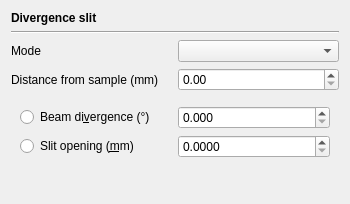
<?xml version="1.0" encoding="UTF-8"?>
<ui version="4.0">
 <class>OpticsConfigPageHslitForm</class>
 <widget class="QWidget" name="OpticsConfigPageHslitForm">
  <property name="geometry">
   <rect>
    <x>0</x>
    <y>0</y>
    <width>350</width>
    <height>204</height>
   </rect>
  </property>
  <property name="windowTitle">
   <string>Form</string>
  </property>
  <layout class="QGridLayout" name="gridLayout_2">
   <item row="2" column="1">
    <widget class="QComboBox" name="comboBoxMode">
     <property name="toolTip">
      <string>Slit mode</string>
     </property>
    </widget>
   </item>
   <item row="2" column="0">
    <widget class="QLabel" name="label_2">
     <property name="text">
      <string>Mode</string>
     </property>
    </widget>
   </item>
   <item row="4" column="0">
    <widget class="QLabel" name="label_3">
     <property name="text">
      <string>Distance from sample (mm)</string>
     </property>
    </widget>
   </item>
   <item row="1" column="0" colspan="2">
    <widget class="Line" name="line">
     <property name="orientation">
      <enum>Qt::Horizontal</enum>
     </property>
    </widget>
   </item>
   <item row="4" column="1">
    <widget class="QDoubleSpinBox" name="doubleSpinBoxHslitR">
     <property name="toolTip">
      <string>HSlitR</string>
     </property>
     <property name="maximum">
      <double>9999.000000000000000</double>
     </property>
    </widget>
   </item>
   <item row="0" column="0" colspan="2">
    <widget class="QLabel" name="label">
     <property name="font">
      <font>
       <weight>75</weight>
       <bold>true</bold>
      </font>
     </property>
     <property name="text">
      <string>Divergence slit</string>
     </property>
    </widget>
   </item>
   <item row="5" column="0" colspan="2">
    <widget class="QStackedWidget" name="stackedWidget">
     <widget class="QWidget" name="page">
      <layout class="QGridLayout" name="gridLayout">
       <item row="1" column="0">
        <widget class="QRadioButton" name="radioButtonSlitPos">
         <property name="text">
          <string>Slit opening (&amp;mm)</string>
         </property>
        </widget>
       </item>
       <item row="0" column="0">
        <widget class="QRadioButton" name="radioButtonBeamDiv">
         <property name="text">
          <string>Beam di&amp;vergence (°)</string>
         </property>
        </widget>
       </item>
       <item row="1" column="1">
        <widget class="QDoubleSpinBox" name="doubleSpinBoxHslitW">
         <property name="toolTip">
          <string>HSlitW</string>
         </property>
         <property name="decimals">
          <number>4</number>
         </property>
         <property name="maximum">
          <double>10.000000000000000</double>
         </property>
         <property name="singleStep">
          <double>0.100000000000000</double>
         </property>
        </widget>
       </item>
       <item row="0" column="1">
        <widget class="QDoubleSpinBox" name="doubleSpinBoxDiv">
         <property name="toolTip">
          <string>div</string>
         </property>
         <property name="decimals">
          <number>3</number>
         </property>
        </widget>
       </item>
       <item row="3" column="0" colspan="2">
        <spacer name="verticalSpacer_2">
         <property name="orientation">
          <enum>Qt::Vertical</enum>
         </property>
         <property name="sizeHint" stdset="0">
          <size>
           <width>20</width>
           <height>40</height>
          </size>
         </property>
        </spacer>
       </item>
      </layout>
     </widget>
     <widget class="QWidget" name="page_2">
      <layout class="QGridLayout" name="gridLayout_3">
       <item row="0" column="0">
        <widget class="QLabel" name="label_4">
         <property name="text">
          <string>Irradiated length (mm)</string>
         </property>
        </widget>
       </item>
       <item row="0" column="1">
        <widget class="QDoubleSpinBox" name="doubleSpinBoxIrr">
         <property name="toolTip">
          <string>irr</string>
         </property>
         <property name="maximum">
          <double>9999.000000000000000</double>
         </property>
        </widget>
       </item>
       <item row="1" column="0" colspan="2">
        <spacer name="verticalSpacer">
         <property name="orientation">
          <enum>Qt::Vertical</enum>
         </property>
         <property name="sizeHint" stdset="0">
          <size>
           <width>20</width>
           <height>40</height>
          </size>
         </property>
        </spacer>
       </item>
      </layout>
     </widget>
    </widget>
   </item>
  </layout>
 </widget>
 <tabstops>
  <tabstop>comboBoxMode</tabstop>
  <tabstop>radioButtonBeamDiv</tabstop>
  <tabstop>doubleSpinBoxDiv</tabstop>
  <tabstop>radioButtonSlitPos</tabstop>
  <tabstop>doubleSpinBoxHslitW</tabstop>
  <tabstop>doubleSpinBoxIrr</tabstop>
 </tabstops>
 <resources/>
 <connections/>
</ui>
